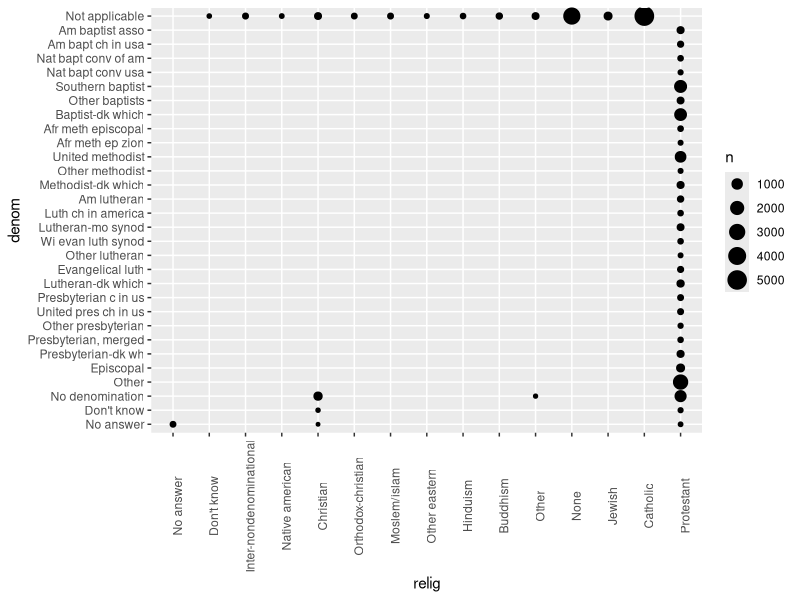
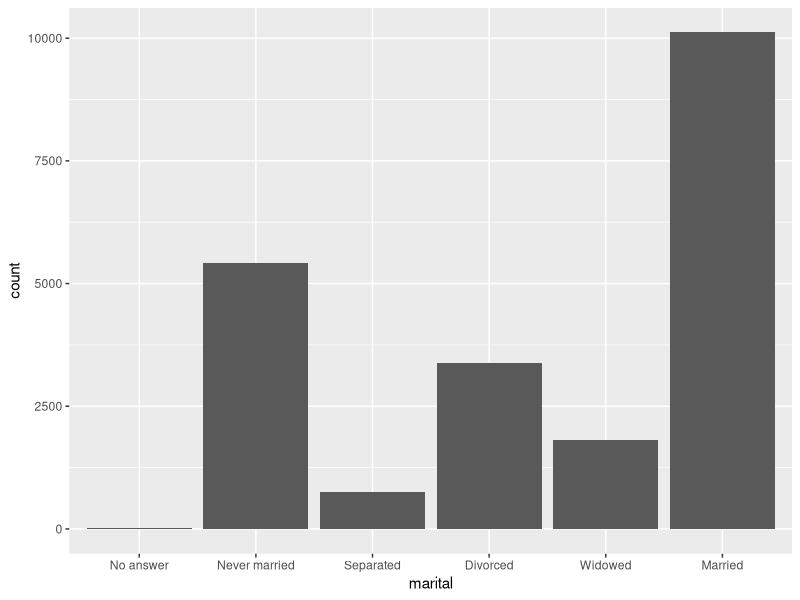
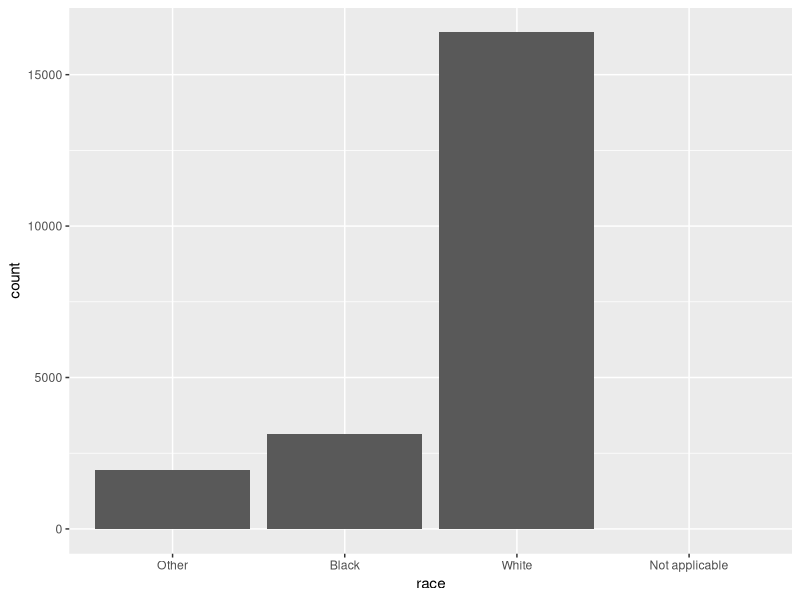
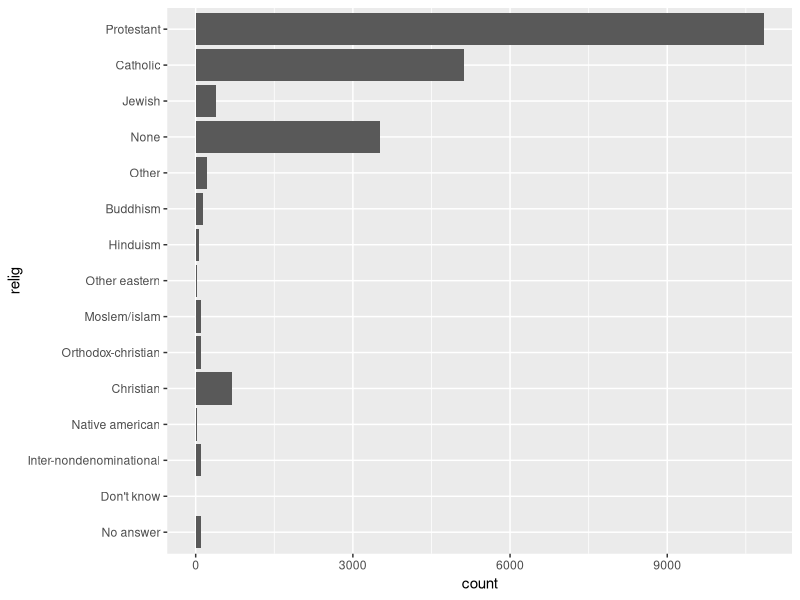
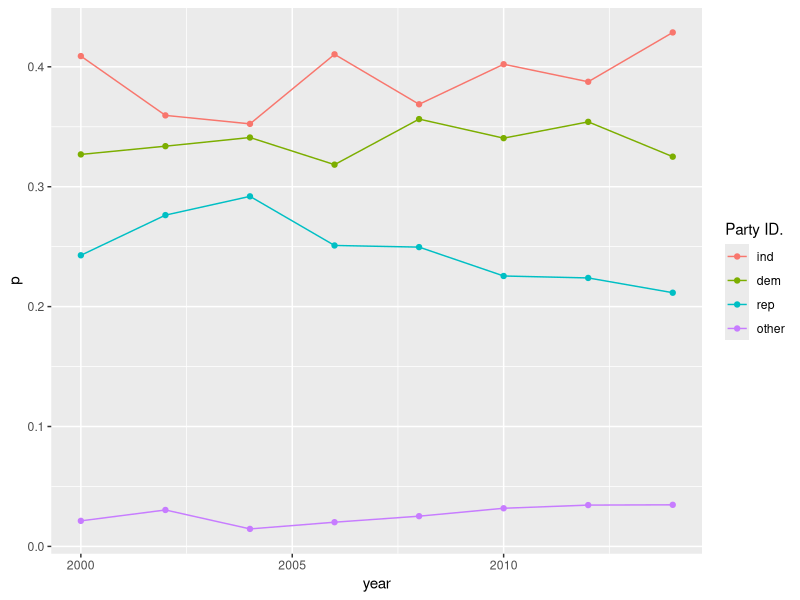
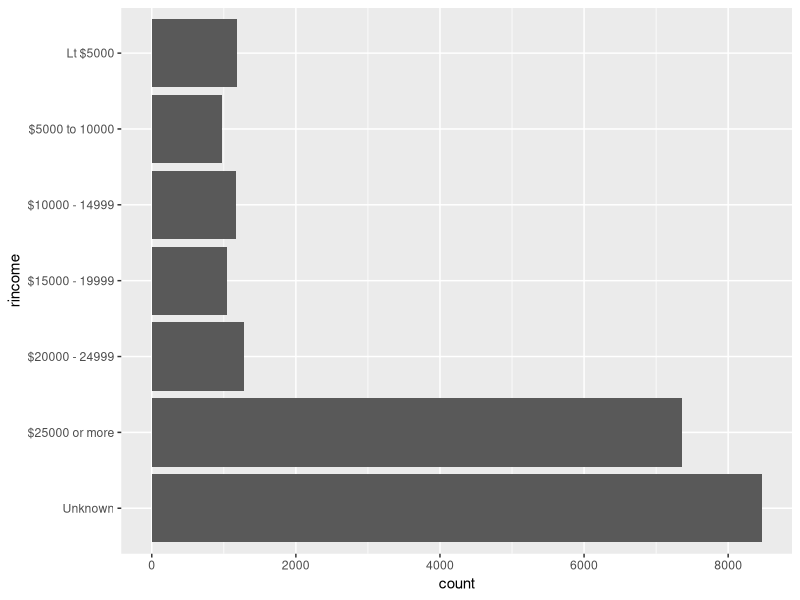

Reproduce these figures in R, in order.
## ---- chunk 1
knitr::opts_chunk$set(echo = TRUE, warning = FALSE, message = FALSE)
## ---- chunk 2
require(tidyverse)
head(gss_cat)
## ---- chunk 3
gss_cat %>%
  count(relig) %>%
  arrange(desc(n)) %>%
  head(1)
## ---- chunk 4
gss_cat %>%
  count(partyid) %>%
  arrange(desc(n)) %>%
  head(1)
## ---- chunk 5
levels(gss_cat$denom)
## ---- chunk 6
gss_cat %>%
  filter(!denom %in% c(
    "No answer", "Other", "Don't know", "Not applicable",
    "No denomination"
  )) %>%
  count(relig)
## ---- chunk 7
gss_cat %>%
  count(relig, denom) %>%
  ggplot(aes(x = relig, y = denom, size = n)) +
  geom_point() +
  theme(axis.text.x = element_text(angle = 90))
## ---- chunk 8
gss_cat %>% select(where(is.factor)) %>% 
  head()
## ---- chunk 9
levels(gss_cat$marital)
## ---- chunk 10
gss_cat %>%
  ggplot(aes(x = marital)) +
  geom_bar()
## ---- chunk 11
levels(gss_cat$race)
## ---- chunk 12
gss_cat %>%
  ggplot(aes(race)) +
  geom_bar() +
  scale_x_discrete(drop = FALSE)
## ---- chunk 13
levels(gss_cat$rincome)
## ---- chunk 14
gss_cat %>%
  ggplot(aes(relig)) +
  geom_bar() +
  coord_flip()
## ---- chunk 15
levels(gss_cat$denom)
## ---- chunk 16
levels(gss_cat$partyid)
## ---- chunk 17
levels(gss_cat$partyid)
## ---- chunk 18
gss_cat %>%
  mutate(
    partyid =
      fct_collapse(partyid,
        other = c("No answer", "Don't know", "Other party"),
        rep = c("Strong republican", "Not str republican"),
        ind = c("Ind,near rep", "Independent", "Ind,near dem"),
        dem = c("Not str democrat", "Strong democrat")
      )
  ) %>%
  count(year, partyid) %>%
  group_by(year) %>%
  mutate(p = n / sum(n)) %>%
  ggplot(aes(
    x = year, y = p,
    colour = fct_reorder2(partyid, year, p)
  )) +
  geom_point() +
  geom_line() +
  labs(colour = "Party ID.")
## ---- chunk 19
levels(gss_cat$rincome)
## ---- chunk 20
gss_cat %>%
  mutate(
    rincome =
      fct_collapse(
        rincome,
        `Unknown` = c("No answer", "Don't know", "Refused", "Not applicable"),
        `Lt $5000` = c("Lt $1000", str_c(
          "$", c("1000", "3000", "4000"),
          " to ", c("2999", "3999", "4999")
        )),
        `$5000 to 10000` = str_c(
          "$", c("5000", "6000", "7000", "8000"),
          " to ", c("5999", "6999", "7999", "9999")
        )
      )
  ) %>%
  ggplot(aes(x = rincome)) +
  geom_bar() +
  coord_flip()
